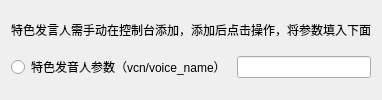
             <widget class="QWidget" name="tab_8">
              <attribute name="title">
               <string>特色发音人</string>
              </attribute>
              <layout class="QVBoxLayout" name="verticalLayout_9">
               <item>
                <widget class="QLabel" name="label_18">
                 <property name="sizePolicy">
                  <sizepolicy hsizetype="Preferred" vsizetype="Fixed">
                   <horstretch>0</horstretch>
                   <verstretch>0</verstretch>
                  </sizepolicy>
                 </property>
                 <property name="text">
                  <string>特色发言人需手动在控制台添加，添加后点击操作，将参数填入下面</string>
                 </property>
                </widget>
               </item>
               <item>
                <layout class="QHBoxLayout" name="horizontalLayout_19">
                 <item>
                  <widget class="QRadioButton" name="tsvcn">
                   <property name="sizePolicy">
                    <sizepolicy hsizetype="Fixed" vsizetype="Fixed">
                     <horstretch>0</horstretch>
                     <verstretch>0</verstretch>
                    </sizepolicy>
                   </property>
                   <property name="text">
                    <string>特色发音人参数（vcn/voice_name）</string>
                   </property>
                   <attribute name="buttonGroup">
                    <string notr="true">per_xf</string>
                   </attribute>
                  </widget>
                 </item>
                 <item>
                  <widget class="QLineEdit" name="xfvcn">
                   <property name="sizePolicy">
                    <sizepolicy hsizetype="Preferred" vsizetype="Fixed">
                     <horstretch>0</horstretch>
                     <verstretch>0</verstretch>
                    </sizepolicy>
                   </property>
                  </widget>
                 </item>
                </layout>
               </item>
              </layout>
             </widget>
